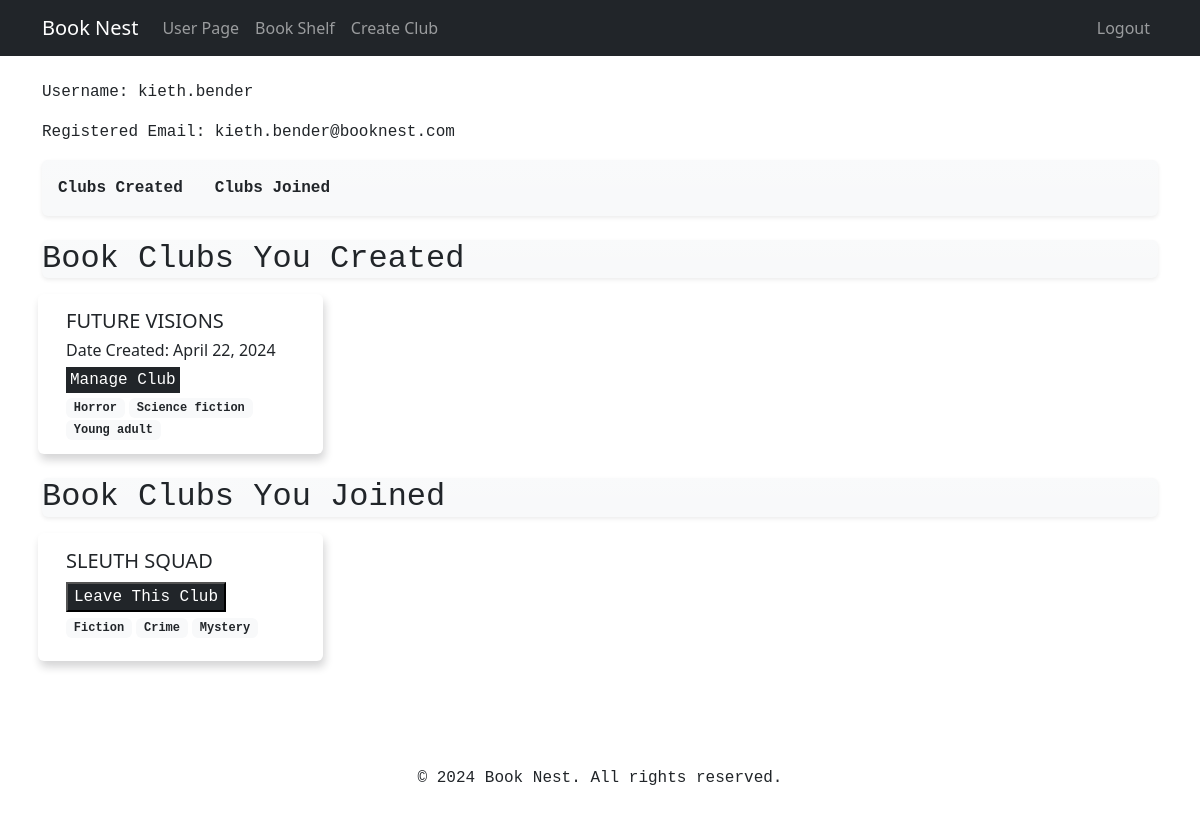
The page /user_page (signed in) on the database its author committed.
### main/models.py (models this page shows, shortened)
class BookClub(models.Model):
    club_name = models.CharField(max_length=64)
    date_created = models.DateField()
    club_description = models.CharField(max_length=500)
    user = models.ForeignKey(User, on_delete=models.CASCADE)
    status = models.CharField(max_length=2)
    types = models.ManyToManyField(Type)

class Type(models.Model):
    description = models.CharField(max_length=64)

class JoinClub(models.Model):
    user = models.ForeignKey(User, on_delete=models.CASCADE)
    club = models.ForeignKey(BookClub, on_delete=models.CASCADE)
    status = models.CharField(max_length=2)

### main/views.py (the view)
# urls.py: path("user_page", views.user_page, name="user_page"),
@login_required()
def user_page(request):
    if BookClub.objects.filter(user=request.user, status="A").exists():
        ui_user_book_clubs = BookClub.objects.filter(
            user=request.user, status="A")
    else:
        ui_user_book_clubs = None
    if JoinClub.objects.filter(user=request.user).exists():
        joined_clubs = JoinClub.objects.filter(user=request.user, status='A')
    else:
        joined_clubs = None
    return render(request, "main/user_page.html", {"ui_user_book_clubs": ui_user_book_clubs, "joined_clubs": joined_clubs})

### main/templates/main/user_page.html (shortened to what this page needs)
{% extends "main/layout.html" %} {% block body %}
<main>
  <section class="static-top">
    <p class="font-monospace">Username: <span id="username">{{ request.user.username }}</span></h1>
    <p class="font-monospace">Registered Email: <span id="user-email">{{ request.user.email }}</span></p>
    <nav id="navbar-example2" class="navbar navbar-light bg-light shadow-sm text-dark bg-gradient rounded">
      <ul class="nav nav-pills">
        <li class="nav-item">
          <a class="nav-link text-dark fw-bold font-monospace" href="#Created">Clubs Created</a>
        </li>
        <li class="nav-item">
          <a class="nav-link text-dark fw-bold font-monospace" href="#Joined">Clubs Joined</a>
        </li>
      </ul>
    </nav>
  </section>
  <div data-spy="scroll" data-target="#navbar-example2" data-offset="0">
    <section class="mt-4 mb-4">
      <h2 class="mb-3 bg-light shadow-sm bg-gradient rounded font-monospace" id="Created">Book Clubs You Created</h2>
      {% if ui_user_book_clubs %}
      <div class="row row-cols-1 row-cols-sm-1 row-cols-md-3 row-cols-lg-4 row-gap-3">
        {% for user_book_club in ui_user_book_clubs %}
        <div class="card col" id="user-created">
          <div class="card-body d-block w-100 rounded">
            <div class="club-title"><a href="{% url 'main:club_page' user_book_club.id %}" class="card-title h5 text-uppercase link-underline link-underline-opacity-0">{{ user_book_club.club_name}}</a></div>
            <p class="card-text mt-1 mb-1">Date Created: {{ user_book_club.date_created }}</p>
            <a href="{% url 'main:manage_club' user_book_club.id %}" class="link-underline link-underline-opacity-0 p-1 bg-dark text-white font-monospace mt-0">Manage Club</a>
            <p class="card-text text mt-1 mb-0 h6">
              {% for type in user_book_club.types.all %}
              <span class="badge bg-light text-dark font-monospace">{{ type.description }}</span>
              {% endfor %}
            </p>
          </div>
        </div>
        {% endfor %}
      </div>
      {% endif %}
    </section>
    <section class="mt-4 mb-4">
      <h2 class="mb-3 bg-light shadow-sm bg-gradient rounded font-monospace" id="Joined">Book Clubs You Joined</h2>
      {% if joined_clubs %}
      <div class="row row-cols-1 row-cols-sm-1 row-cols-md-3 row-cols-lg-4 row-gap-3">
        {% for joined_club in joined_clubs %}
        <div class="card col" id="user-joined">
          <div class="card-body d-block w-100 rounded" id="club-card">
            <div class="club-title mb-2"><a href="{% url 'main:club_page' joined_club.club.id %}" class="card-title h5 text-uppercase link-underline link-underline-opacity-0">{{ joined_club.club.club_name }}</a></div>
            <form action="{% url 'main:leave_club' joined_club.club.id %}" method="POST" enctype="multipart/form-data">
              <button class="link-underline link-underline-opacity-0 bg-dark text-white font-monospace mt-0">Leave This Club</button>
            </form>
            <p class="card-text text mt-1 mb-0 h6">
              {% for type in joined_club.club.types.all %}
              <span class="badge bg-light text-dark font-monospace">{{ type.description }}</span>
              {% endfor %}
            </p>
          </div>
        </div>
        {% endfor %}
      </div>
      {% endif %}
    </section>
  </div>
</main>
{% endblock %}

### main/templates/main/layout.html (shortened to what this page needs)
{% load static %}
<!DOCTYPE html>
<html lang="en">
  <head>
    <link href="https://cdn.jsdelivr.net/npm/bootstrap@5.3.2/dist/css/bootstrap.min.css" rel="stylesheet" />
    <link rel="stylesheet" href="{% static 'main/index.css' %}" />
  </head>
  <body>
    <nav class="navbar navbar-expand-lg navbar-dark bg-dark">
      <div class="container">
        <a class="navbar-brand" href="{% url 'main:index' %}">Book Nest</a>
        <div class="collapse navbar-collapse" id="navbarNav">
          <ul class="navbar-nav">
            {% if request.user.is_authenticated %}
            <li class="nav-item">
              <a class="nav-link" href="{% url 'main:user_page' %}">User Page</a>
            </li>
            <li class="nav-item">
              <a class="nav-link" href="{% url 'main:shelf' %}">Book Shelf</a>
            </li>
            <li class="nav-item">
              <a class="nav-link" href="{% url 'main:create_club' %}">Create Club</a>
            </li>
            {% endif %}
          </ul>
          <ul class="navbar-nav ms-auto">
            {% if request.user.is_authenticated %}
            <li class="nav-item">
              <a class="nav-link" href="{% url 'user:logout' %}">Logout</a>
            </li>
            {% endif %}
          </ul>
        </div>
      </div>
    </nav>
    <div class="container" id="container">
      {% block body %} {% endblock %}
      <footer>
        <p class="font-monospace mt-3">
          &copy;
          Book Nest. All rights reserved.
        </p>
      </footer>
    </div>
  </body>
</html>

### main/static/main/index.css (style rules this page uses)
.card { margin: 0 0.5em; box-shadow: 2px 6px 8px 0 rgba(22, 22, 26, 0.18); border: none; }
.card #club-card { height: 20em; display: flex; justify-content: center; align-items: center; }
#user-created { height: 10em; display: flex; justify-content: center; align-items: center; object-fit: cover; text-overflow: ellipsis; overflow: hidden; }
#user-joined { height: 8em; display: flex; justify-content: center; align-items: center; }
.club-title { width: 100%; white-space: nowrap; text-overflow: ellipsis; overflow: hidden; }
footer { text-align: center; padding: 10px; }
html, body { padding-top: 0; margin-top: 0; padding-bottom: 0; margin-bottom: 0; }
#container { display: flex; flex-direction: column; min-height: 95vh; }
main { flex: 1; padding-top: 0; margin-top: 0; padding-bottom: 0; margin-bottom: 0; }

### rows shown on the page
BookClub: club_name "FUTURE VISIONS", date_created "April 22, 2024"
Type: description "Horror"
Type: description "Science fiction"
Type: description "Young adult"
JoinClub: club.club_name "SLEUTH SQUAD"
Type: description "Fiction"
Type: description "Crime"
Type: description "Mystery"

### other values the page prints
{{ request.user.username }} "kieth.bender"
{{ request.user.email }} "kieth.bender@booknest.com"
